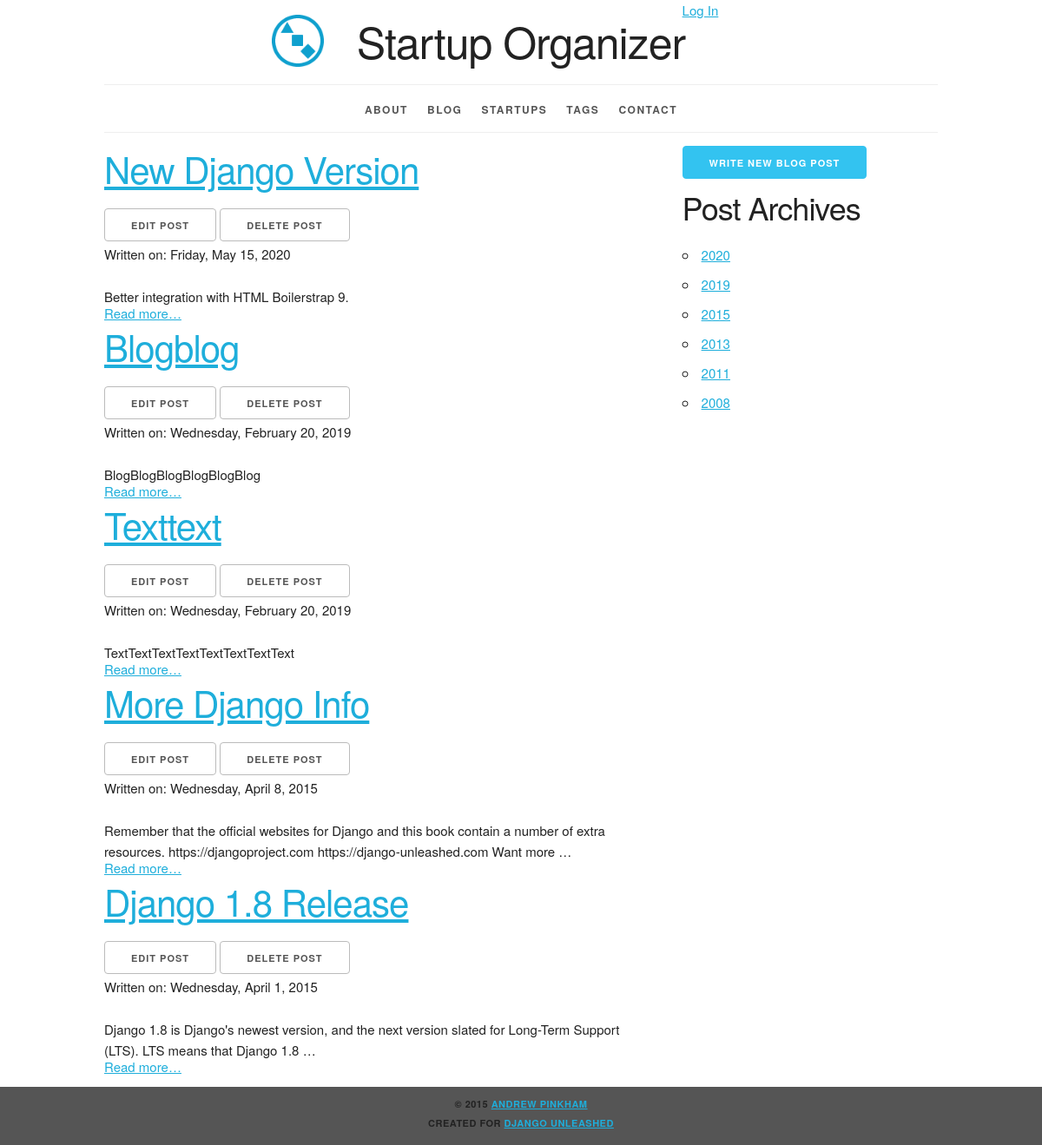
Screenshot of /blog/ with the database file from the repository.
### blog/models.py (models this page shows, shortened)
class Post(models.Model):
    title = models.CharField(max_length=63)
    slug = models.SlugField(
        max_length=63,
        help_text='A label for URL config',
        unique_for_month='pub_date')
    text = models.TextField()
    pub_date = models.DateField(
        'date published',
        auto_now_add=True)
    tags = models.ManyToManyField(
        Tag,
        blank=True,
        related_name='blog_posts')
    startups = models.ManyToManyField(
        Startup,
        blank=True,
        related_name='blog_posts')
    class Meta:
        verbose_name = 'blog post'
        ordering = ['-pub_date', 'title']
        get_latest_by = 'pub_date'
    def get_absolute_url(self):
        return reverse(
            'blog_post_detail',
            kwargs={'year': self.pub_date.year,
                    'month': self.pub_date.month,
                    'slug': self.slug})
    def get_delete_url(self):
        return reverse(
            'blog_post_delete',
            kwargs={'year': self.pub_date.year,
                    'month': self.pub_date.month,
                    'slug': self.slug})
    def get_update_url(self):
        return reverse(
            'blog_post_update',
            kwargs={'year': self.pub_date.year,
                    'month': self.pub_date.month,
                    'slug': self.slug})

### blog/views.py (the view)
class PostList(ArchiveIndexView):
    allow_empty = True
    allow_future = True
    context_object_name = 'post_list'
    date_field = 'pub_date'
    make_object_list = True
    model = Post
    paginate_by = 5
    template_name = 'blog/post_list.html'

### blog/templates/blog/post_list.html (shortened to what this page needs)
{% extends parent_template|default:"blog/base_blog.html" %}
{% block content %}
  <div class="row">
    <div class="eight columns">
      {% for post in post_list %}
        <article class="list-item">
          <header>
            <h2>
              <a href="{{ post.get_absolute_url }}">
                {{ post.title|title }}</a>
            </h2>
              <ul class="inline">
                  <li>
                    <a
                        href="{{ post.get_update_url }}"
                        class="button">
                      Edit Post</a></li>
                  <li>
                    <a
                        href="{{ post.get_delete_url }}"
                        class="button">
                      Delete Post</a></li>
              </ul>
            <p>
              Written on:
              <time datetime="{{ post.pub_date|date:"Y-m-d" }}">
                {{ post.pub_date|date:"l, F j, Y" }}
              </time>
            </p>
          </header>
          <p>{{ post.text|truncatewords:20 }}</p>
          <p class="read-more">
            <a href="{{ post.get_absolute_url }}">
              Read more&hellip;</a>
          </p>
        </article>
      {% empty %}
        <p><em>No Blog Posts Available</em></p>
      {% endfor %}
    </div>
    <div class="desktop four columns">
        <a
          href="{% url 'blog_post_create' %}"
          class="button button-primary">
        Write New Blog Post</a>
      <h3>Post Archives</h3>
      <ul>
        {% for y in date_list %}
          <li><a href="{% url 'blog_post_archive_year' y|date:"Y" %}">
            {{ y|date:"Y" }}</a></li>
        {% endfor %}
      </ul>
    </div>
  </div>
{% endblock %}

### static/site/skeleton.css (style rules this page uses)
.column, .columns { width: 100%; float: left; box-sizing: border-box; }
@media (min-width: 550px) { .column, .columns { margin-left: 4%; } }
@media (min-width: 550px) { .column:first-child, .columns:first-child { margin-left: 0; } }
@media (min-width: 550px) { .four.columns { width: 30.6666666667%; } }
@media (min-width: 550px) { .eight.columns { width: 65.3333333333%; } }
html { font-size: 62.5%; }
body { font-size: 1.5em; line-height: 1.6; font-weight: 400; font-family: "Raleway", "HelveticaNeue", "Helvetica Neue", Helvetica, Arial, sans-serif; color: #222; }
h1, h2, h3, h4, h5, h6 { margin-top: 0; margin-bottom: 2rem; font-weight: 300; }
h2 { font-size: 3.6rem; line-height: 1.25; letter-spacing: -.1rem; }
h3 { font-size: 3.0rem; line-height: 1.3; letter-spacing: -.1rem; }
@media (min-width: 550px) { h2 { font-size: 4.2rem; } }
@media (min-width: 550px) { h3 { font-size: 3.6rem; } }
p { margin-top: 0; }
a { color: #1EAEDB; }
.button, button, input[type="submit"], input[type="reset"], input[type="button"] { display: inline-block; height: 38px; padding: 0 30px; color: #555; text-align: center; font-size: 11px; font-weight: 600; line-height: 38px; letter-spacing: .1rem; text-transform: uppercase; text-decoration: none; white-space: nowrap; background-color: transparent; border-radius: 4px; border: 1px solid #bbb; cursor: pointer; box-sizing: border-box; }
.button.button-primary, button.button-primary, input[type="submit"].button-primary, input[type="reset"].button-primary, input[type="button"].button-primary { color: #FFF; background-color: #33C3F0; border-color: #33C3F0; }
ul { list-style: circle inside; }
ol, ul { padding-left: 0; margin-top: 0; }
li { margin-bottom: 1rem; }
button, .button { margin-bottom: 1rem; }
pre, blockquote, dl, figure, table, p, ul, ol, form { margin-bottom: 2.5rem; }
.container:after, .row:after, .u-cf { content: ""; display: table; clear: both; }

### static/site/style.css (style rules this page uses)
.desktop { display: none; }
@media (min-width: 550px) { .desktop { display: block; } }
html { height: 100%; background-color: #555; }
body { background-color: white; }
.read-more { padding: 0; margin: -2em 0 0; }
.inline { list-style-type: none; padding: 0; margin: 0 0 -0.5em; }
.inline li { display: inline; }

### rows the page displays
Post: title "New Django Version", pub_date "Friday, May 15, 2020", text "Better integration with HTML Boilerstrap 9."
Post: title "Blogblog", pub_date "Wednesday, February 20, 2019", text "BlogBlogBlogBlogBlogBlog"
Post: title "Texttext", pub_date "Wednesday, February 20, 2019", text "TextTextTextTextTextTextTextText"
Post: title "More Django Info", pub_date "Wednesday, April 8, 2015", text "Remember that the official websites for Django and this book contain a number of extra resources. https://djangoproject.com https://django-unleashed.com Want more …"
Post: title "Django 1.8 Release", pub_date "Wednesday, April 1, 2015", text "Django 1.8 is Django's newest version, and the next version slated for Long-Term Support (LTS). LTS means that Django 1.8 …"

### other values shown
{{ y|date:"Y" }} "2020" "2019" "2015" "2013" "2011" "2008"
